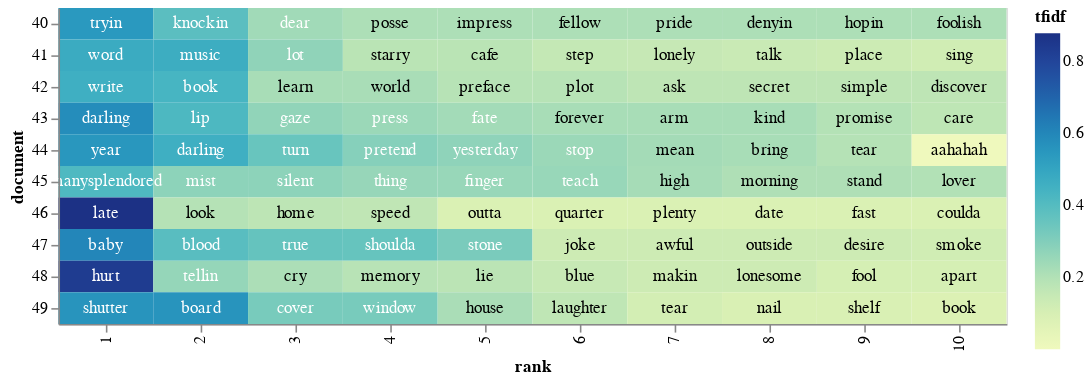

Notebook source saved alongside this figure:
### Code cell
# Heat map for the 50s-60s

# base for all visualizations, with rank calculation
base = alt.Chart(sample_tfidfs[0][400:500]).encode(
    x = 'rank:O',
    y = 'document:N'
).transform_window(
    rank = "rank()",
    sort = [alt.SortField("tfidf", order="descending")],
    groupby = ["document"],
)

# heatmap specification
heatmap = base.mark_rect().encode(
    color = 'tfidf:Q'
)

# text labels, white for darker heatmap colors
text = base.mark_text(baseline='middle').encode(
    text = 'term:N',
    color = alt.condition(alt.datum.tfidf >= 0.23, alt.value('white'), alt.value('black'))
)

# display the three superimposed visualizations
(heatmap + text).properties(width = 600)

### Figure 1 — Vega-Lite specification as saved in the notebook (floating-point values rounded to 4 significant figures)
{"config": {"view": {"continuousWidth": 300, "continuousHeight": 300}}, "layer": [{"mark": {"type": "rect"}, "encoding": {"color": {"field": "tfidf", "type": "quantitative"}, "x": {"field": "rank", "type": "ordinal"}, "y": {"field": "document", "type": "nominal"}}, "transform": [{"window": [{"op": "rank", "field": "", "as": "rank"}], "groupby": ["document"], "sort": [{"field": "tfidf", "order": "descending"}]}]}, {"mark": {"type": "text", "baseline": "middle"}, "encoding": {"color": {"condition": {"test": "(datum.tfidf >= 0.23)", "value": "white"}, "value": "black"}, "text": {"field": "term", "type": "nominal"}, "x": {"field": "rank", "type": "ordinal"}, "y": {"field": "document", "type": "nominal"}}, "transform": [{"window": [{"op": "rank", "field": "", "as": "rank"}], "groupby": ["document"], "sort": [{"field": "tfidf", "order": "descending"}]}]}], "data": {"name": "data-ee0eae5259c67a5369969abc48f11b04"}, "width": 600, "$schema": "https://vega.github.io/schema/vega-lite/v5.15.1.json", "datasets": {"data-ee0eae5259c67a5369969abc48f11b04": [{"document": 40, "term": "tryin", "tfidf": 0.5434}, {"document": 40, "term": "knockin", "tfidf": 0.3869}, {"document": 40, "term": "dear", "tfidf": 0.2358}, {"document": 40, "term": "denyin", "tfidf": 0.2108}, {"document": 40, "term": "fellow", "tfidf": 0.2109}, {"document": 40, "term": "foolish", "tfidf": 0.2108}, {"document": 40, "term": "hopin", "tfidf": 0.2108}, {"document": 40, "term": "impress", "tfidf": 0.2109}, {"document": 40, "term": "posse", "tfidf": 0.2109}, {"document": 40, "term": "pride", "tfidf": 0.2108}, {"document": 41, "term": "word", "tfidf": 0.4752}, {"document": 41, "term": "music", "tfidf": 0.4683}, {"document": 41, "term": "lot", "tfidf": 0.2726}, {"document": 41, "term": "cafe", "tfidf": 0.1817}, {"document": 41, "term": "starry", "tfidf": 0.1817}, {"document": 41, "term": "step", "tfidf": 0.1562}, {"document": 41, "term": "lonely", "tfidf": 0.1509}, {"document": 41, "term": "talk", "tfidf": 0.1412}, {"document": 41, "term": "place", "tfidf": 0.1306}, {"document": 41, "term": "sing", "tfidf": 0.1188}, {"document": 42, "term": "write", "tfidf": 0.4616}, {"document": 42, "term": "book", "tfidf": 0.4338}, {"document": 42, "term": "learn", "tfidf": 0.2203}, {"document": 42, "term": "world", "tfidf": 0.2184}, {"document": 42, "term": "plot", "tfidf": 0.1891}, {"document": 42, "term": "preface", "tfidf": 0.1891}, {"document": 42, "term": "ask", "tfidf": 0.1736}, {"document": 42, "term": "discover", "tfidf": 0.1735}, {"document": 42, "term": "secret", "tfidf": 0.1735}, {"document": 42, "term": "simple", "tfidf": 0.1735}, {"document": 43, "term": "darling", "tfidf": 0.5826}, {"document": 43, "term": "lip", "tfidf": 0.42}, {"document": 43, "term": "gaze", "tfidf": 0.2704}, {"document": 43, "term": "press", "tfidf": 0.248}, {"document": 43, "term": "fate", "tfidf": 0.2323}, {"document": 43, "term": "arm", "tfidf": 0.22}, {"document": 43, "term": "forever", "tfidf": 0.2201}, {"document": 43, "term": "kind", "tfidf": 0.22}, {"document": 43, "term": "promise", "tfidf": 0.1942}, {"document": 43, "term": "care", "tfidf": 0.172}, {"document": 44, "term": "year", "tfidf": 0.5493}, {"document": 44, "term": "darling", "tfidf": 0.4592}, {"document": 44, "term": "turn", "tfidf": 0.3539}, {"document": 44, "term": "pretend", "tfidf": 0.2933}, {"document": 44, "term": "yesterday", "tfidf": 0.2746}, {"document": 44, "term": "stop", "tfidf": 0.2483}, {"document": 44, "term": "mean", "tfidf": 0.2296}, {"document": 44, "term": "bring", "tfidf": 0.222}, {"document": 44, "term": "tear", "tfidf": 0.1933}, {"document": 44, "term": "aahahah", "tfidf": 1.585e-05}, {"document": 45, "term": "manysplendored", "tfidf": 0.4159}, {"document": 45, "term": "mist", "tfidf": 0.2773}, {"document": 45, "term": "silent", "tfidf": 0.2772}, {"document": 45, "term": "thing", "tfidf": 0.2578}, {"document": 45, "term": "finger", "tfidf": 0.2544}, {"document": 45, "term": "teach", "tfidf": 0.2544}, {"document": 45, "term": "high", "tfidf": 0.2257}, {"document": 45, "term": "morning", "tfidf": 0.2067}, {"document": 45, "term": "stand", "tfidf": 0.2067}, {"document": 45, "term": "lover", "tfidf": 0.1992}, {"document": 46, "term": "late", "tfidf": 0.8795}, {"document": 46, "term": "look", "tfidf": 0.1931}, {"document": 46, "term": "home", "tfidf": 0.1758}, {"document": 46, "term": "speed", "tfidf": 0.1665}, {"document": 46, "term": "coulda", "tfidf": 0.09068}, {"document": 46, "term": "date", "tfidf": 0.09069}, {"document": 46, "term": "fast", "tfidf": 0.09069}, {"document": 46, "term": "outta", "tfidf": 0.09075}, {"document": 46, "term": "plenty", "tfidf": 0.09072}, {"document": 46, "term": "quarter", "tfidf": 0.09073}, {"document": 47, "term": "baby", "tfidf": 0.6018}, {"document": 47, "term": "blood", "tfidf": 0.3908}, {"document": 47, "term": "true", "tfidf": 0.3618}, {"document": 47, "term": "shoulda", "tfidf": 0.3586}, {"document": 47, "term": "stone", "tfidf": 0.318}, {"document": 47, "term": "awful", "tfidf": 0.1303}, {"document": 47, "term": "desire", "tfidf": 0.1302}, {"document": 47, "term": "joke", "tfidf": 0.1303}, {"document": 47, "term": "outside", "tfidf": 0.1303}, {"document": 47, "term": "smoke", "tfidf": 0.1196}, {"document": 48, "term": "hurt", "tfidf": 0.8371}, {"document": 48, "term": "tellin", "tfidf": 0.2606}, {"document": 48, "term": "cry", "tfidf": 0.2121}, {"document": 48, "term": "memory", "tfidf": 0.1872}, {"document": 48, "term": "lie", "tfidf": 0.181}, {"document": 48, "term": "blue", "tfidf": 0.1474}, {"document": 48, "term": "lonesome", "tfidf": 0.1303}, {"document": 48, "term": "makin", "tfidf": 0.1304}, {"document": 48, "term": "apart", "tfidf": 0.1061}, {"document": 48, "term": "fool", "tfidf": 0.1061}, {"document": 49, "term": "board", "tfidf": 0.5597}, {"document": 49, "term": "shutter", "tfidf": 0.5597}, {"document": 49, "term": "cover", "tfidf": 0.3206}, {"document": 49, "term": "window", "tfidf": 0.3206}, {"document": 49, "term": "house", "tfidf": 0.2175}, {"document": 49, "term": "laughter", "tfidf": 0.1712}, {"document": 49, "term": "tear", "tfidf": 0.1128}, {"document": 49, "term": "nail", "tfidf": 0.09331}, {"document": 49, "term": "shelf", "tfidf": 0.0933}, {"document": 49, "term": "book", "tfidf": 0.08566}]}}
